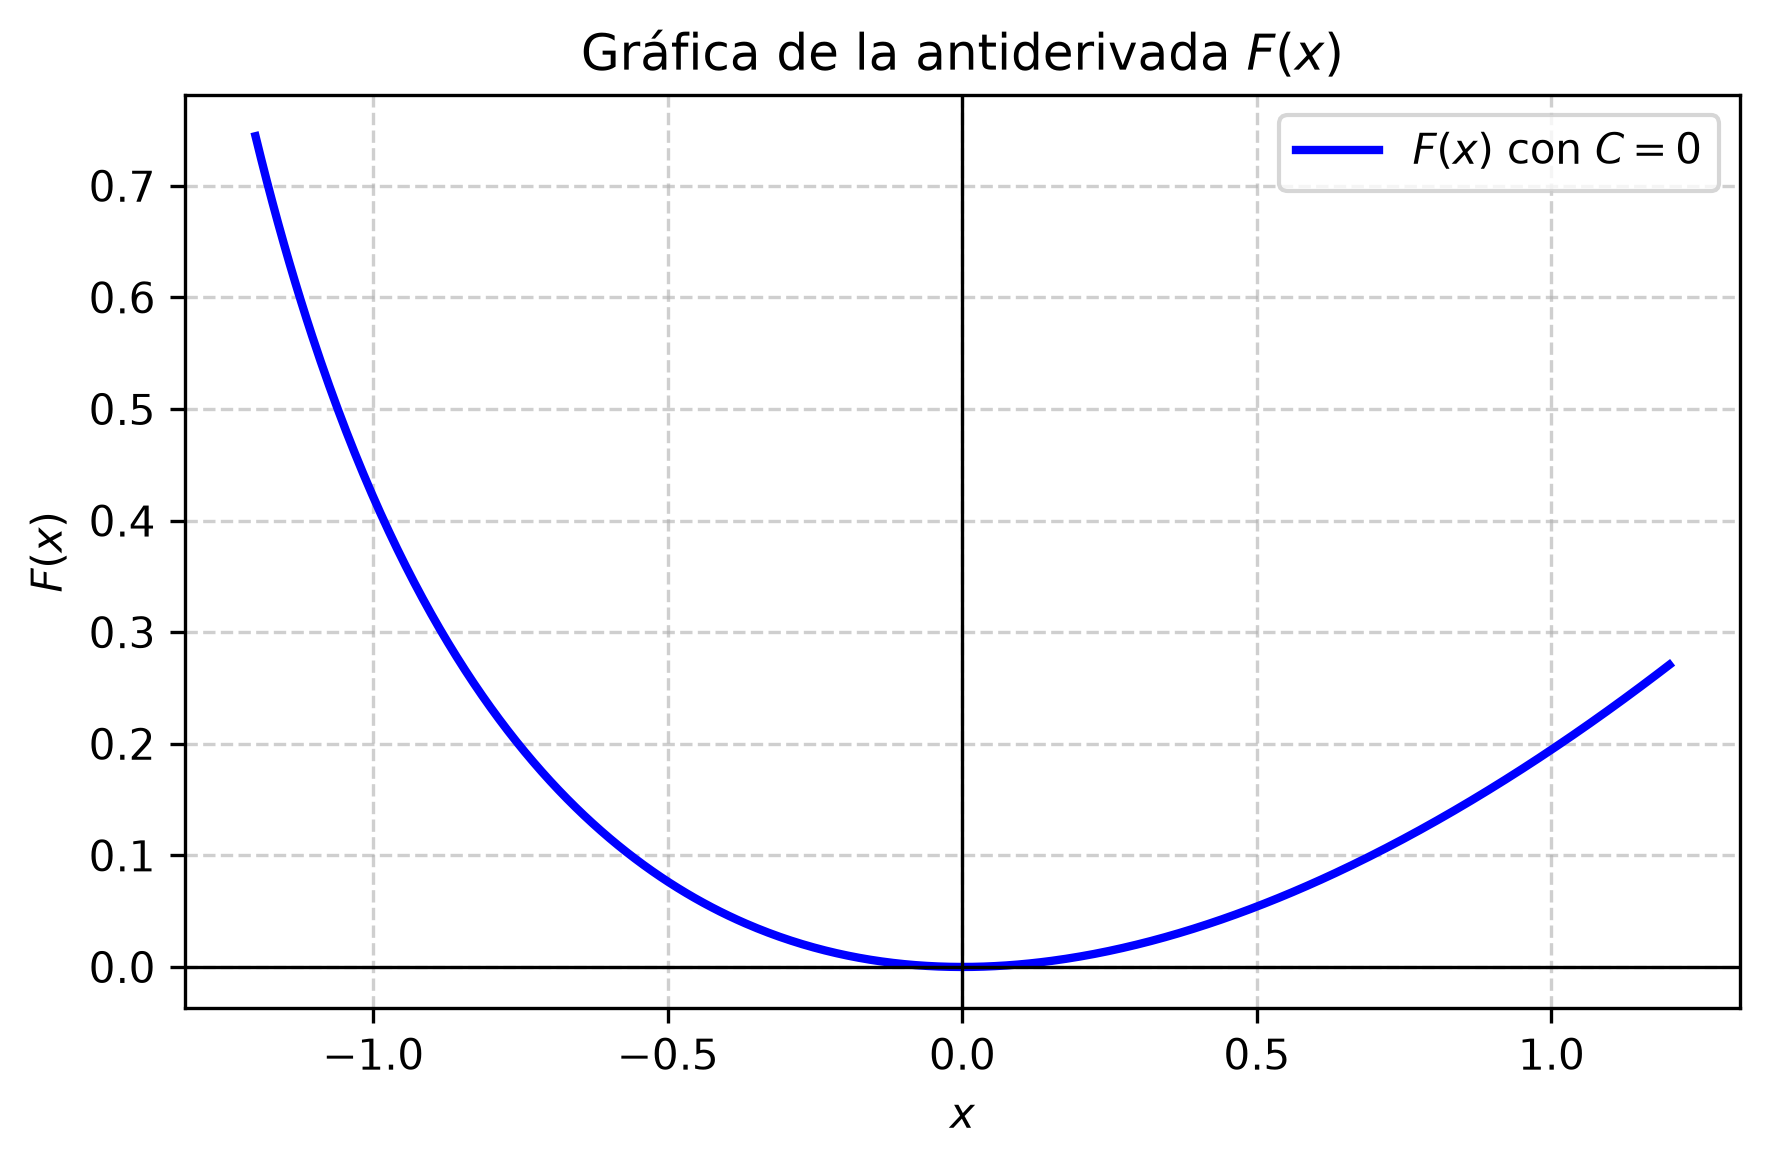

The script that saved this image:
import matplotlib
matplotlib.use('Agg')
import numpy as np
import matplotlib.pyplot as plt

# Definición del dominio para x evitando las asíntotas
x = np.linspace(-1.2, 1.2, 500)

# Antiderivada F(x) evaluada con C = 0
# F(x) = x/2 - ln|1 + tan(x/2)| + 0.5*ln(1 + tan(x/2)^2)
# Simplificada analíticamente como x/2 - ln|1 + tan(x/2)| - ln|cos(x/2)|
tan_half = np. tan(x / 2.0)
cos_half = np. cos(x / 2.0)
F = (x / 2.0) - np.log(np.abs(1.0 + tan_half)) - np.log(np.abs(cos_half))

plt.figure(figsize=(6, 4))
plt.plot(x, F, label=r'$F(x)$ con $C=0$', color='blue', linewidth=2)

plt.title('Gráfica de la antiderivada $F(x)$')
plt.xlabel('$x$')
plt.ylabel('$F(x)$')
plt.grid(True, linestyle='--', alpha=0.6)
plt.axhline(0, color='black', linewidth=0.8, linestyle='-')
plt.axvline(0, color='black', linewidth=0.8, linestyle='-')
plt.legend()
plt.tight_layout()

plt.savefig(r'semana_04/graficas/SEM04_P13_grafica.png', dpi=300, bbox_inches='tight')
plt.close()
